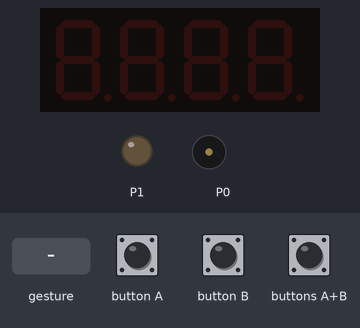
A program run on a simulated BBC micro:bit (MakeCode). Parts: 4-digit seven-segment display, output pins drawn as LEDs (lit = HIGH), buzzer (waves = sounding). Inputs (shaded band) come from the test bench. A tilt is held for 1.5 s and a shake lasts 1 s, then the board lies face up again.

Above: at 1.2 s.
1.3 s: gesture 'shake'
At 2.9 s:
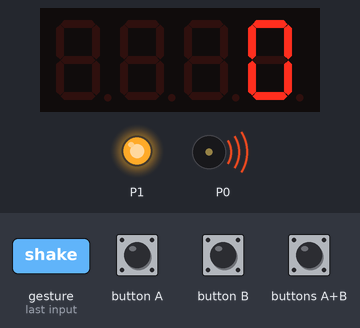
3.5 s: button A pressed for 0.15 s
At 5.1 s:
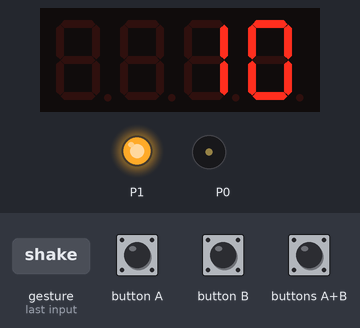
5.6 s: button B pressed for 0.15 s
At 6.1 s:
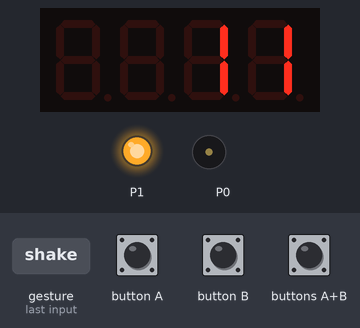
7.2 s: button A pressed for 0.15 s
At 8.5 s:
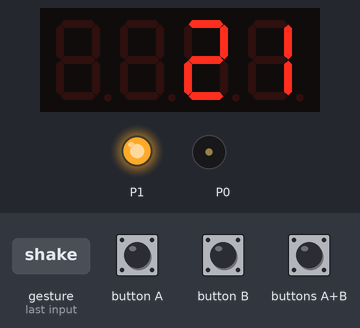
8.8 s: button B pressed for 0.15 s
At 9.8 s:
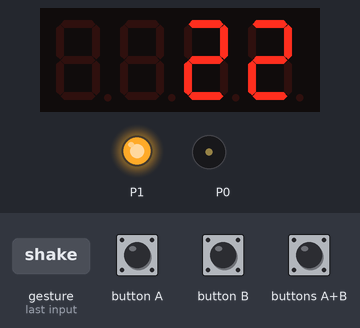
Timing chart, 0 to 11.4 s (numbered marks = the images above; inputs shaded):
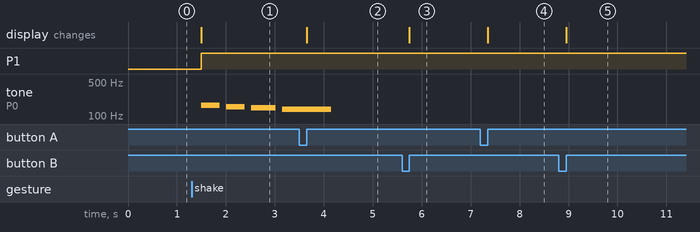

Measured:
- after the input at 1.3 s, P1: LOW → HIGH after 0.20 s; tone on P0: plays 165 Hz for 0.38 s, 156 Hz for 0.38 s, 147 Hz for 0.50 s, 139 Hz for 0.34 s, starting after 0.20 s; the display: changes after 0.20 s (image 1)
- after the input at 3.5 s, the display: changes after 0.15 s (image 2)
- after the input at 5.6 s, the display: changes after 0.15 s (image 3)
- after the input at 7.2 s, the display: changes after 0.15 s (image 4)
- after the input at 8.8 s, the display: changes after 0.15 s (image 5)

The program:

main.ts
```typescript
input.onButtonPressed(Button.A, function () {
    if (secondes >= 0) {
        secondes += 10
        _4digit.show(secondes)
    }
})
input.onGesture(Gesture.Shake, function () {
    while (secondes > 0) {
        _4digit.show(secondes)
        basic.pause(1000)
        secondes += 0 - 1
    }
    _4digit.show(0)
    if (secondes == 0) {
        pins.digitalWritePin(DigitalPin.P1, 1)
        music._playDefaultBackground(music.builtInPlayableMelody(Melodies.Wawawawaa), music.PlaybackMode.UntilDone)
    }
})
input.onButtonPressed(Button.AB, function () {
    secondes = 0
    _4digit.show(secondes)
})
input.onButtonPressed(Button.B, function () {
    if (secondes >= 0) {
        secondes += 1
        _4digit.show(secondes)
    }
})
let _4digit: grove.TM1637 = null
let secondes = 0
secondes = 0
_4digit = grove.createDisplay(DigitalPin.P0, DigitalPin.P14)
```

test.ts
```typescript
// tests gaan hier; deze zal niet worden gecompileerd wanneer dit pakket wordt gebruikt als extensie.
```
